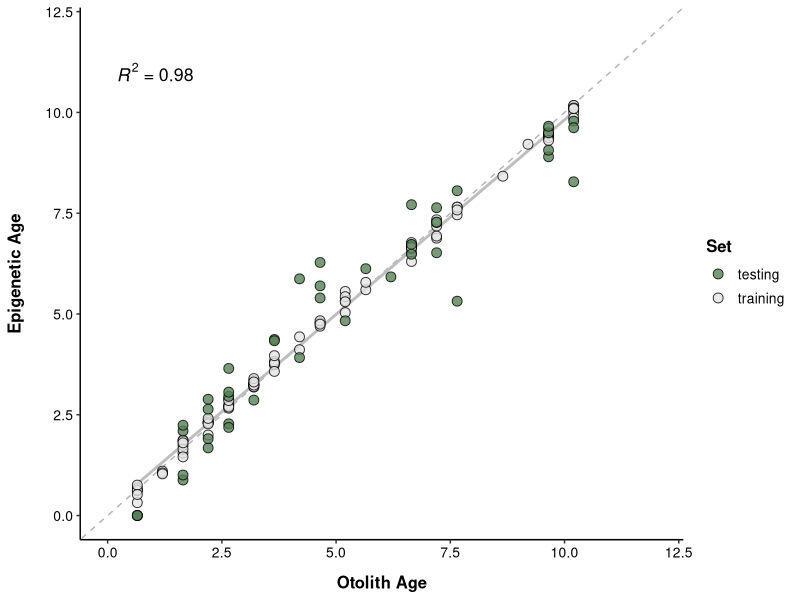
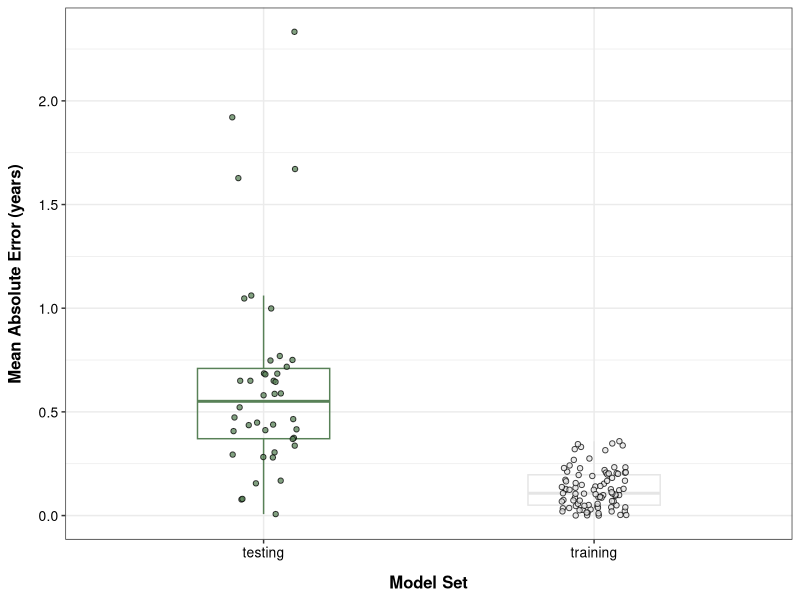
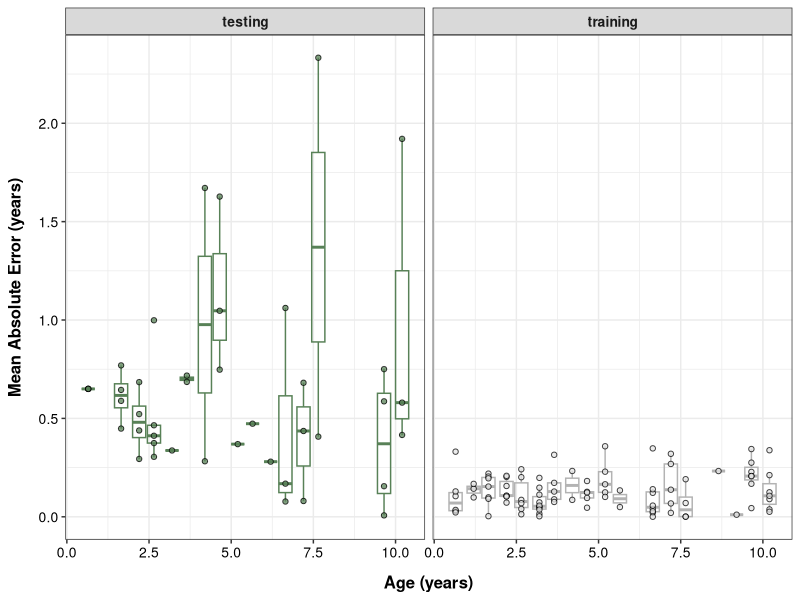
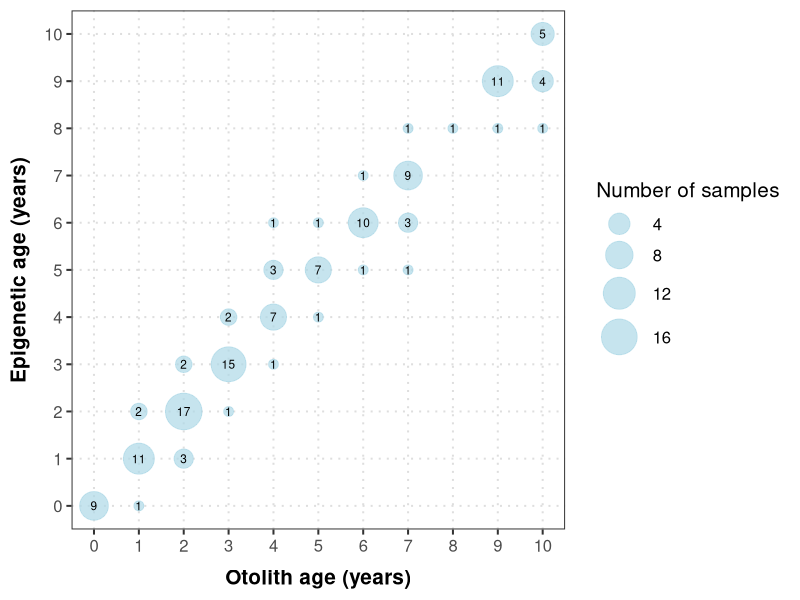
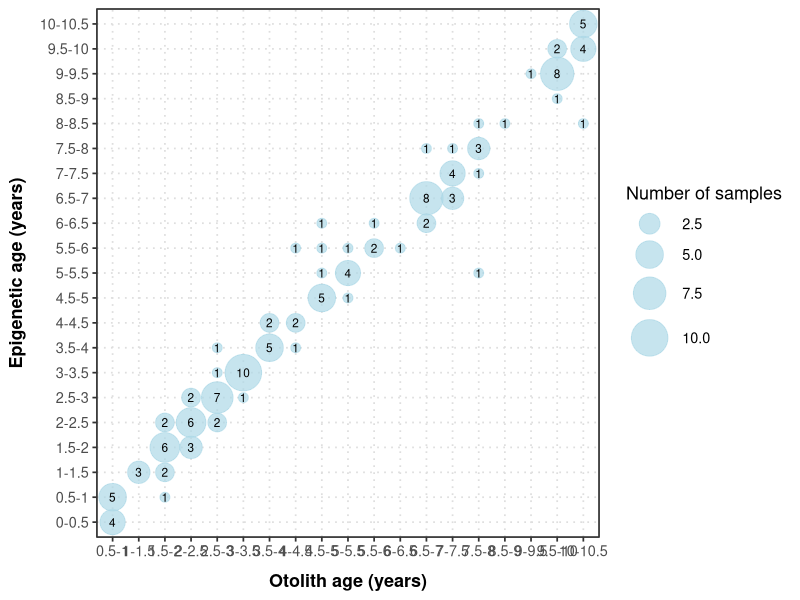
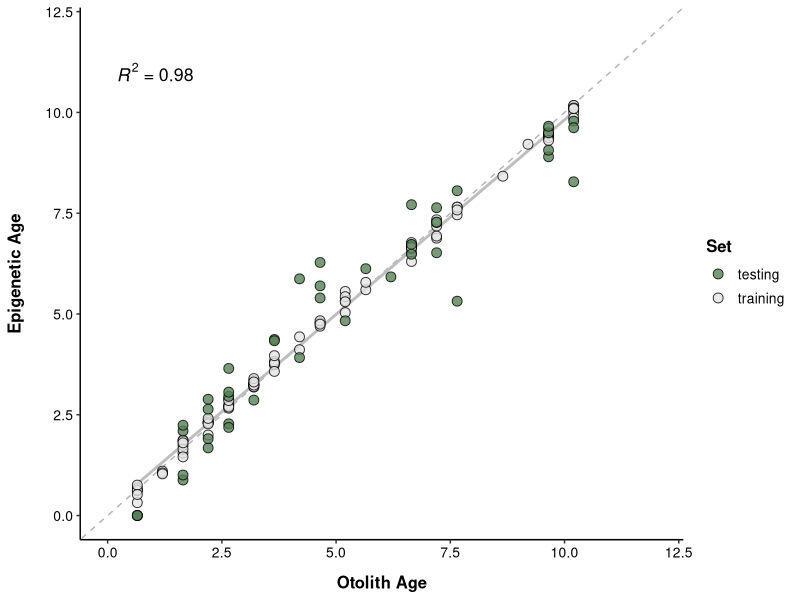
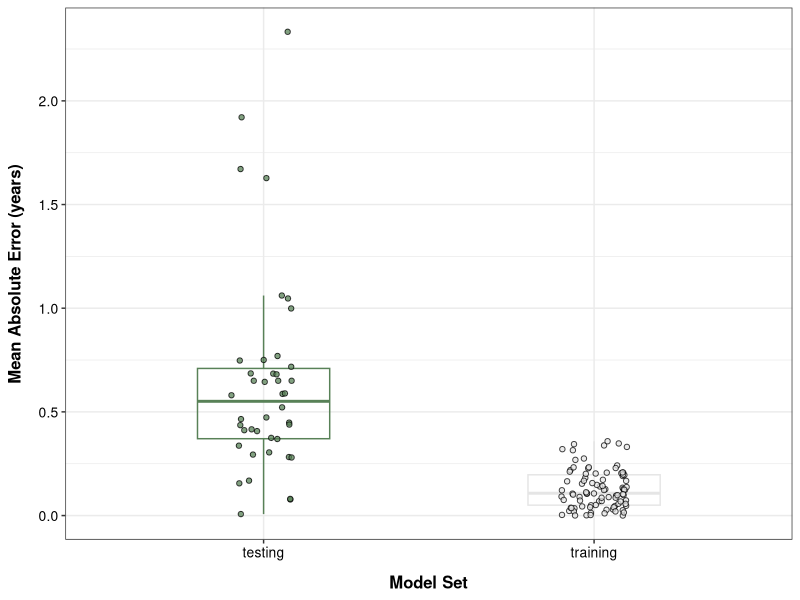
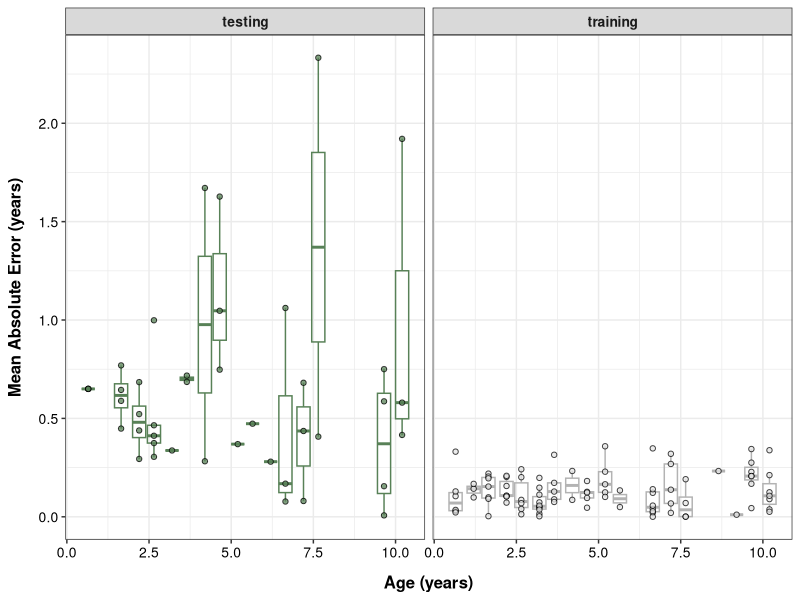

Write R code to recreate these figures, in order.
## ---- chunk 1
library(tidyverse)
library(ggplot2)
library(readxl) ## read excel file 
library(writexl) ## write excel file 
library(ggpubr)
## ---- chunk 2
best_clock <- read.csv("data/04_age_prediction/predictions-8-5-2026.csv")
meta <- read_xlsx("data/00_metadata/full_finclips_sampling.xlsx") %>% dplyr::select(Age, Trawl_ID, GMGI_ID)

best_clock %>% 
  dplyr::select(GMGI_ID, Epigenetic_Age=epi.age, Otolith_age=AgeRounded, Model_Group=group, Sex, Length, Season) %>% 
  left_join(., meta, by = "GMGI_ID") %>% 
  write_xlsx("data/04_age_prediction/Haddock_age_prediction-8-7-2026.xlsx")
## ---- chunk 3
mae <- best_clock %>% group_by(GMGI_ID) %>%
  mutate(mae = mean(abs(epi.age-AgeRounded))) %>% ungroup()

mae %>% subset(group=="training") %>%
  summarise(median = median(mae))

mae %>% subset(group=="testing") %>%
  summarise(median = median(mae))

mae %>% #subset(group=="testing") %>%
  summarise(median = median(mae))
## ---- chunk 4
best_clock %>%
   ggplot(aes(x = AgeRounded, y = epi.age)) + 
    theme_classic() + 
    geom_abline(intercept = 0, slope = 1, linetype = "dashed", color = "grey70") +
    geom_smooth(method = 'lm', se = FALSE, color = "grey", alpha = 0.8) +
    geom_point(aes(fill = group), size = 3, alpha = 0.8, color = "black", shape = 21) + 
    scale_fill_manual(values = c("#588157", "grey90")) +
    xlim(0,12) + ylim(0,12) +
    labs(fill = "Set",
         y = "Epigenetic Age",
         x = "Otolith Age") +
    theme(
      legend.position="right",
      legend.title = element_text(face="bold", size=12),
      legend.text = element_text(size=10),
      strip.text = element_text(face="bold", size=12),
      axis.title.y = element_text(margin=margin(t=0,r=15,b=0,l=0),size=12,face="bold"),
      axis.title.x = element_text(margin=margin(t=10,r=0,b=0,l=0),size=12,face="bold"),
      axis.text.x=element_text(color="black",size=10),
      axis.text.y=element_text(color="black",size=10),
      plot.caption=element_text(hjust=0.75,size=12,face="italic")
    ) +
    stat_regline_equation(label.x=0.2,label.y=11,size=4.5,aes(label=after_stat(rr.label)))

ggsave("manuscript figures/Figure2_clock.png", width=6, height=4.5)
## ---- chunk 5
mae %>% ggplot(., aes(x=group, y=mae)) + 
  geom_boxplot(fill=NA, aes(color=group), width=0.4, outlier.shape=NA) +
  geom_jitter(aes(fill=group), width=0.1, color='black', shape=21, size=1.5, alpha=0.75) +
  scale_fill_manual(values = c("#588157", "grey90")) +
  scale_color_manual(values = c("#588157", "grey90")) +
  labs(
    y = "Mean Absolute Error (years)",
    x = "Model Set"
  ) +
  theme_bw() +
  theme(
    legend.position = "none",
    axis.title.y = element_text(margin=margin(t=0,r=10,b=0,l=0),size=12,face="bold"),
    axis.title.x = element_text(margin=margin(t=10,r=0,b=0,l=0),size=12,face="bold"),
    axis.text.x=element_text(color="black",size=10),
    axis.text.y=element_text(color="black",size=10)
  )

ggsave("manuscript figures/Figure2_MAE.png", width=3.5, height=5)

# mae %>% ggplot(., aes(x=AgeRounded, y=mae)) + 
#   #geom_boxplot(fill=NA, aes(color=group), width=0.4, outlier.shape=NA) +
#   geom_jitter(aes(fill=group), width=0.1, color='black', shape=21, size=1.5, alpha=0.75) +
#   scale_fill_manual(values = c("#588157", "grey90")) +
#   scale_color_manual(values = c("#588157", "grey90")) +
#   labs(
#     y = "Mean Absolute Error (years)",
#     x = "Model Set"
#   ) +
#   theme_bw() +
#   theme(
#     legend.position = "none",
#     axis.title.y = element_text(margin=margin(t=0,r=10,b=0,l=0),size=12,face="bold"),
#     axis.title.x = element_text(margin=margin(t=10,r=0,b=0,l=0),size=12,face="bold"),
#     axis.text.x=element_text(color="black",size=10),
#     axis.text.y=element_text(color="black",size=10)
#   )
## ---- chunk 6
mae %>% ggplot(., aes(x=AgeRounded, y=mae)) + 
  geom_boxplot(fill=NA, aes(color=group, group=AgeRounded), width=0.4, outlier.shape=NA) +
  geom_point(aes(fill=group), width=0.05, color='black', shape=21, size=1.5, alpha=0.75) +
  facet_wrap(~group) +
  scale_fill_manual(values = c("#588157", "grey90")) +
  scale_color_manual(values = c("#588157", "grey70")) +
  labs(
    y = "Mean Absolute Error (years)",
    x = "Age (years)"
  ) +
  theme_bw() +
    theme(
    legend.position = "none",
    strip.text = element_text(size = 10, face="bold"),
    axis.title.y = element_text(margin=margin(t=0,r=10,b=0,l=0),size=12,face="bold"),
    axis.title.x = element_text(margin=margin(t=10,r=0,b=0,l=0),size=12,face="bold"),
    axis.text.x=element_text(color="black",size=10),
    axis.text.y=element_text(color="black",size=10)
  )

ggsave("manuscript figures/Supplemental_Figure6_v2.png", width=8, height=3.5)
## ---- chunk 7
agg_df <- best_clock %>%
  mutate(epi_round = as.integer((epi.age)),
         otolith_round = as.integer((AgeRounded))) %>%
  dplyr::select(epi_round, otolith_round) %>%
  #gather("method", "age", epi_round:otolith_round) %>%
  group_by(epi_round, otolith_round)
  
agg_df_counted <- aggregate(cbind(count = 1:nrow(agg_df)) ~ epi_round + otolith_round, 
                    data = agg_df, 
                    FUN = length)
  
  

ggplot(data = agg_df_counted, aes(x = otolith_round, y = epi_round)) +
  geom_point(aes(size = count), alpha = 0.7, color = 'lightblue') +
  geom_text(aes(label = count), color = "black", size = 3) +
  theme_bw(base_size = 15) +
  labs(
    x = "Otolith age (years)",
    y = "Epigenetic age (years)",
    size = "Number of samples"
  ) +
  scale_size(range = c(3, 12)) +
  scale_x_continuous(
    breaks = seq(floor(min(agg_df_counted$otolith_round)), 
                 ceiling(max(agg_df_counted$otolith_round)), by = 1)
  ) +
  scale_y_continuous(
    breaks = seq(floor(min(agg_df_counted$epi_round)), 
                 ceiling(max(agg_df_counted$epi_round)), by = 1)
  ) +
  theme(
    panel.grid.major = element_line(color = "grey87", linetype = "dotted"),
    panel.grid.minor = element_blank(),
    axis.title.y = element_text(margin=margin(t=0,r=10,b=0,l=0),face="bold"),
    axis.title.x = element_text(margin=margin(t=10,r=0,b=0,l=0),face="bold")
  )
## ---- chunk 8
best_clock

# Define your bin breaks
breaks <- c(0, 0.5, 1, 1.5, 2, 2.5, 3, 3.5, 4, 4.5, 5, 5.5, 6, 6.5, 7, 7.5, 8, 8.5, 9, 9.5, 10, 10.5)
labels <- c("0-0.5", "0.5-1", "1-1.5", "1.5-2", "2-2.5", "2.5-3", "3-3.5", "3.5-4", "4-4.5", "4.5-5",
            "5-5.5", "5.5-6", "6-6.5", "6.5-7", "7-7.5", "7.5-8", "8-8.5", "8.5-9", "9-9.5", "9.5-10", "10-10.5")


# Bin both columns
best_clock$epi.age_bin <- cut(best_clock$epi.age, breaks = breaks, labels = labels, include.lowest = TRUE)
best_clock$Agerounded_bin <- cut(best_clock$AgeRounded, breaks = breaks, labels = labels, include.lowest = TRUE)

# Check if bins are the same
best_clock$same_bin <- best_clock$epi.age_bin == best_clock$Agerounded_bin

# Count how many match
sum(best_clock$same_bin)

best_clock_agg_df_counted <- aggregate(cbind(count = 1:nrow(best_clock)) ~ `epi.age_bin` + `Agerounded_bin`, 
                    data = best_clock, 
                    FUN = length)

ggplot(data = best_clock_agg_df_counted, aes(x = Agerounded_bin, y = epi.age_bin)) +
  geom_point(aes(size = count), alpha = 0.7, color = 'lightblue') +
  geom_text(aes(label = count), color = "black", size = 3) +
  theme_bw(base_size = 13) +
  labs(
    x = "Otolith age (years)",
    y = "Epigenetic age (years)",
    size = "Number of samples"
  ) +
  scale_size(range = c(3, 12)) +
  # scale_x_continuous(
  #   breaks = seq(floor(min(agg_df_counted$otolith_round)), 
  #                ceiling(max(agg_df_counted$otolith_round)), by = 1)
  # ) +
  # scale_y_continuous(
  #   breaks = seq(floor(min(agg_df_counted$epi_round)), 
  #                ceiling(max(agg_df_counted$epi_round)), by = 1)
  # ) +
  theme(
    panel.grid.major = element_line(color = "grey87", linetype = "dotted"),
    panel.grid.minor = element_blank(),
    axis.title.y = element_text(margin=margin(t=0,r=10,b=0,l=0),face="bold"),
    axis.title.x = element_text(margin=margin(t=10,r=0,b=0,l=0),face="bold")
  )
